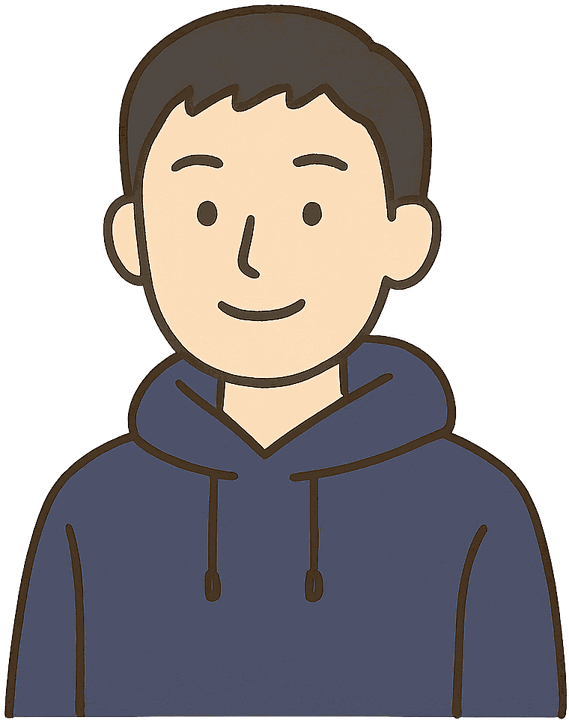
#> input picture sseol/assets/characters/민수/기본.png, 569 x 720 px; its folder holds only this picture in this run
$ python upscale.py 'assets/characters/민수/기본.png'
#> lines starting #> are read from the running program, lines starting #| are printed output that depends on the picture
#!/usr/bin/env python3
"""저화질 짤·사진 2배 업스케일 (쇼츠에 넣기 전 전처리)

사용법:
    python3 sseol/upscale.py                 # assets/memes 와 photos 의 작은 그림을 미리 전부 처리
    python3 sseol/upscale.py <파일> [<파일>…]  # 특정 그림만 (결과 경로를 보여줌)
    python3 sseol/upscale.py --check         # 크기만 보고 무엇이 업스케일될지 알려줌

make_short.py 가 밈·사진을 쓸 때 자동으로 부른다 (prepare). 따로 실행하지 않아도 된다.

처리 순서 (작은 변이 MIN_SIDE 보다 작을 때만, 큰 그림은 그대로)
  1. JPG 깍두기(압축 노이즈)를 살짝 지운다 — 키우면 노이즈도 같이 커지기 때문
  2. FSRCNN 슈퍼레졸루션으로 2배 (선과 글자 가장자리를 계단 없이). 모델 파일은 assets/models (39KB, 저장소에 들어 있음)
     OpenCV 가 없으면 Lanczos 2배로 대신한다
  3. 가장자리만 살짝 선명하게 (언샤프 마스크)
  4. 2배로도 MIN_SIDE 에 못 미치면 한 번 더 2배 (최대 4배)
  PNG 투명 부분은 따로 키워서 다시 붙인다. 움짤(GIF)은 첫 장만 쓴다.

결과는 sseol/assets/.upscaled/ 에 저장해 두고 다시 쓴다 (원본은 건드리지 않음, 원본이 바뀌면 새로 만듦).
"""
import hashlib
import os
import sys

import numpy as np
from PIL import Image, ImageFilter

ROOT = os.path.dirname(os.path.abspath(__file__))
CACHE = os.path.join(ROOT, "assets", ".upscaled")
MODEL = os.path.join(ROOT, "assets", "models", "FSRCNN_x2.pb")
MIN_SIDE = 800          # 작은 변이 이보다 작으면 2배씩 키움 (쇼츠 그림 영역 1080x960 에서 늘어나 깨지지 않게)
MAX_PASSES = 2          # 2배씩 최대 두 번 (= 4배)
FOLDERS = ("assets/memes", "photos")
EXTS = (".png", ".jpg", ".jpeg", ".webp", ".gif")

_sr = None              # 슈퍼레졸루션 모델 (처음 한 번만 읽음). False = 쓸 수 없음


def _ensure_cv2():
    """클라우드 세션은 매번 새로 시작하니, OpenCV(슈퍼레졸루션 포함)가 없으면 한 번 설치해 본다"""
    try:
        import cv2  # noqa: F401
        return
    except ImportError:
        pass
    import subprocess
    print("▶ 업스케일용 OpenCV 설치 중… (세션마다 처음 한 번, 약 30초)", flush=True)
    try:
        subprocess.run([sys.executable, "-m", "pip", "install", "-q", "--break-system-packages",
                        "opencv-contrib-python-headless"], check=False, timeout=300, capture_output=True)
    except Exception:
        pass


def _model():
    global _sr
    if _sr is None:
        _sr = False
        _ensure_cv2()
        try:
            import cv2
            if os.path.exists(MODEL) and hasattr(cv2, "dnn_superres"):
                sr = cv2.dnn_superres.DnnSuperResImpl_create()
                sr.readModel(MODEL)
                sr.setModel("fsrcnn", 2)
                _sr = sr
        except Exception:
            _sr = False
        if _sr is False:
            print("▶ (업스케일: OpenCV 슈퍼레졸루션이 없어 Lanczos 로 키웁니다. "
                  "더 선명하게: pip install --break-system-packages opencv-contrib-python-headless)", flush=True)
    return _sr


def _denoise(rgb):
    """JPG 압축 노이즈만 살짝 (선은 살림)"""
    try:
        import cv2
        return cv2.fastNlMeansDenoisingColored(rgb, None, 3, 3, 5, 15)
    except Exception:
        return np.asarray(Image.fromarray(rgb).filter(ImageFilter.SMOOTH))


def _x2(rgb):
    """RGB 배열 2배"""
    sr = _model()
    if sr:
        import cv2
        return cv2.cvtColor(sr.upsample(cv2.cvtColor(rgb, cv2.COLOR_RGB2BGR)), cv2.COLOR_BGR2RGB)
    im = Image.fromarray(rgb)
    return np.asarray(im.resize((im.width * 2, im.height * 2), Image.LANCZOS))


def upscale_image(img, min_side=MIN_SIDE):
    """PIL 그림 → (키운 그림, 배율). 이미 충분히 크면 그대로 (배율 1)."""
    img.seek(0) if hasattr(img, "seek") else None
    has_alpha = img.mode in ("RGBA", "LA") or (img.mode == "P" and "transparency" in img.info)
    im = img.convert("RGBA" if has_alpha else "RGB")
    scale, passes = 1, 0
    if min(im.size) >= min_side:
        return im, 1
    _model()                                       # OpenCV 준비 (노이즈 지우기에도 씀)
    rgb = np.asarray(im.convert("RGB"))
    if (img.format or "").upper() in ("JPEG", "WEBP") or not has_alpha:
        rgb = _denoise(np.ascontiguousarray(rgb))
    while min(rgb.shape[:2]) < min_side and passes < MAX_PASSES:
        rgb = _x2(np.ascontiguousarray(rgb))
        scale, passes = scale * 2, passes + 1
    out = Image.fromarray(rgb).filter(ImageFilter.UnsharpMask(radius=1.6, percent=70, threshold=2))
    if has_alpha:
        a = im.getchannel("A").resize(out.size, Image.LANCZOS)
        out = out.convert("RGBA")
        out.putalpha(a)
    return out, scale


def prepare(path, min_side=MIN_SIDE, quiet=False):
    """작은 그림이면 업스케일한 파일 경로를, 아니면 원래 경로를 돌려준다 (결과는 저장해 두고 다시 씀)."""
    try:
        with Image.open(path) as im:
            if min(im.size) >= min_side:
                return path
            size = im.size
    except Exception:
        return path
    with open(path, "rb") as f:
        key = hashlib.sha1(f.read() + f"{min_side}|{os.path.exists(MODEL)}".encode()).hexdigest()[:12]
    os.makedirs(CACHE, exist_ok=True)
    out = os.path.join(CACHE, f"{os.path.splitext(os.path.basename(path))[0]}_{key}.png")
    if not os.path.exists(out):
        with Image.open(path) as im:
            big, s = upscale_image(im, min_side)
        big.save(out)
        if not quiet:
            print(f"▶ 업스케일 {os.path.basename(path)}: {size[0]}x{size[1]} → {big.width}x{big.height} ({s}배)",
                  flush=True)
    return out


def _files(args):
    if args:
        return args
    out = []
    for d in FOLDERS:
        p = os.path.join(ROOT, d)
        if os.path.isdir(p):
            out += [os.path.join(p, f) for f in sorted(os.listdir(p)) if f.lower().endswith(EXTS)]
    return out


def main():
    args = [a for a in sys.argv[1:] if not a.startswith("--")]
    check = "--check" in sys.argv
    files = _files(args)
    if not files:
        print("처리할 그림이 없습니다 (sseol/assets/memes, sseol/photos)")
        return
    for f in files:
        with Image.open(f) as im:
#> im is the input picture: PIL image 569x720 P; mean R, G, B, A 76.7, 71.8, 72.8, 165
            w, h = im.size
#> w = 569; h = 720
        if min(w, h) >= MIN_SIDE:
            print(f"  그대로   {w}x{h}  {os.path.relpath(f, ROOT)}")
        elif check:
            print(f"  키울 것  {w}x{h}  {os.path.relpath(f, ROOT)}")
        else:
            out = prepare(f, quiet=True)
#> in upscale_image, `has_alpha = img.mode in ("RGBA", "LA") or (img.mode == "P" and "transp..`: has_alpha = True
#> in upscale_image, `rgb = np.asarray(im.convert("RGB"))`:
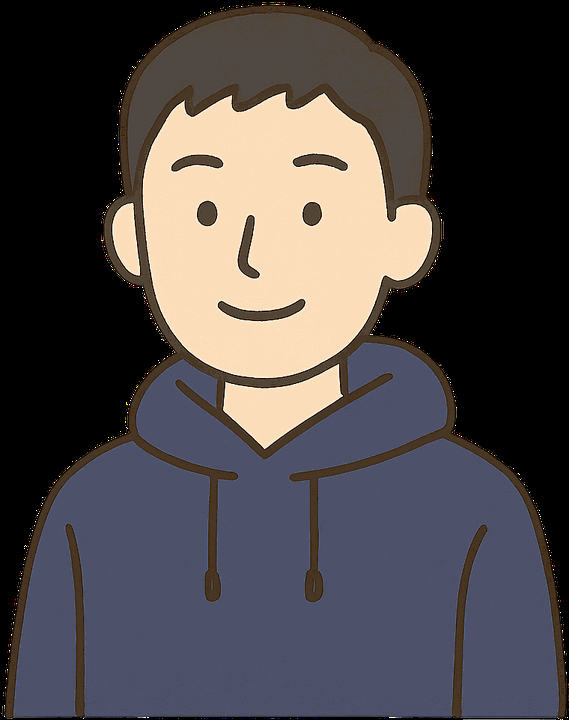
#> rgb: shape (720, 569, 3); mean R, G, B 76.7, 71.8, 72.8
#> in upscale_image, `a = im.getchannel("A").resize(out.size, Image.LANCZOS)`:
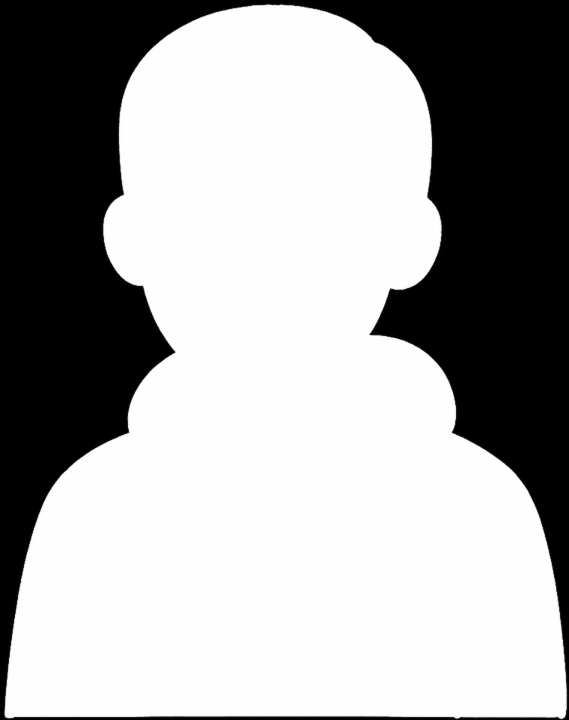
#> a: PIL image 1138x1440 L (shown at 1/2 size); min 0, max 255, mean 165
#> in prepare, `big, s = upscale_image(im, min_side)`: s = 2
            with Image.open(out) as im:
                print(f"  키움     {w}x{h} → {im.width}x{im.height}  {os.path.relpath(f, ROOT)}")
#|   키움     569x720 → 1138x1440  assets/characters/민수/기본.png


if __name__ == "__main__":
    main()

$ run again, on sseol/assets/characters/지은/놀람.png
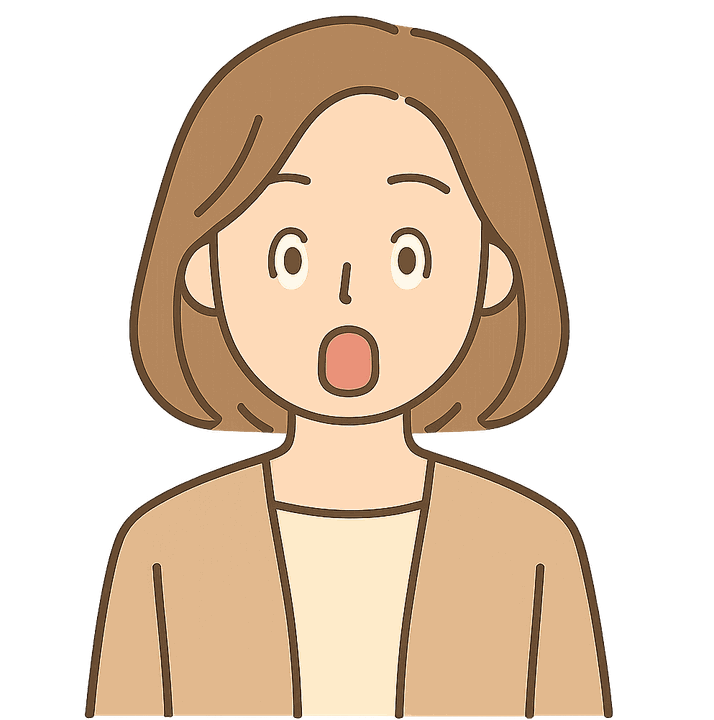
#> input picture sseol/assets/characters/지은/놀람.png, 714 x 720 px
#> in main, im is the input picture: PIL image 714x720 P; mean R, G, B, A 110.1, 90.5, 71.1, 135
#> has_alpha = True
#> in upscale_image, `rgb = np.asarray(im.convert("RGB"))`:
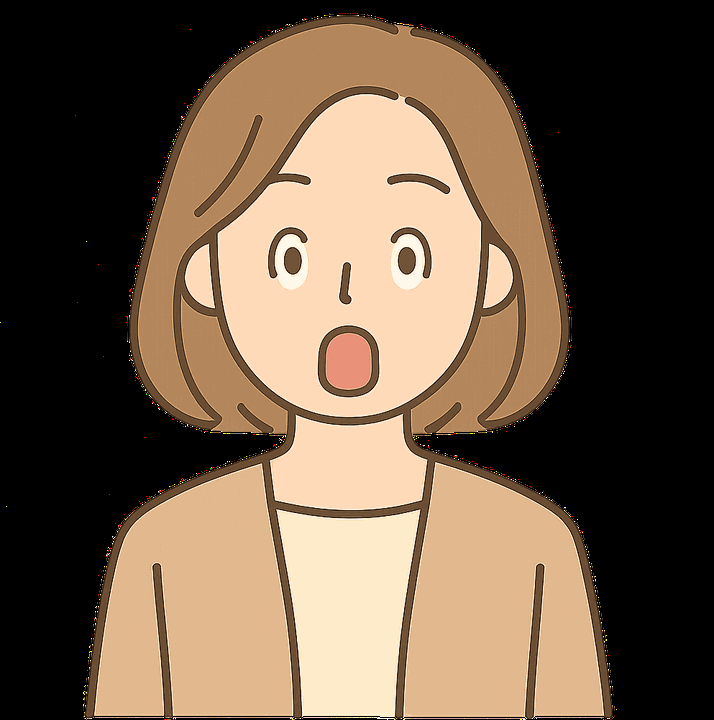
#> rgb: shape (720, 714, 3); mean R, G, B 110.1, 90.5, 71.1
#> in upscale_image, `a = im.getchannel("A").resize(out.size, Image.LANCZOS)`:
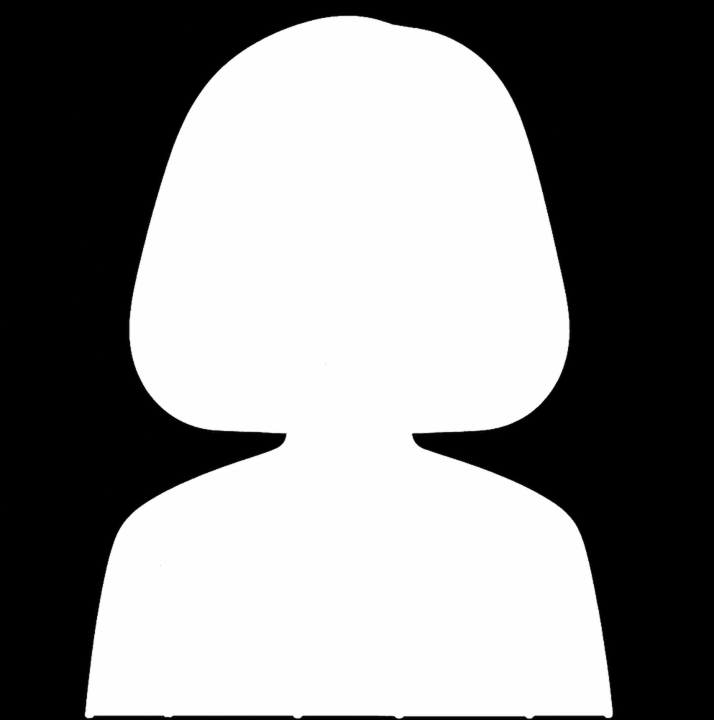
#> a: PIL image 1428x1440 L (shown at 1/2 size); min 0, max 255, mean 135
#> s = 2
#|   키움     714x720 → 1428x1440  assets/characters/지은/놀람.png

$ run again, on sseol/assets/characters/켄/고민.png
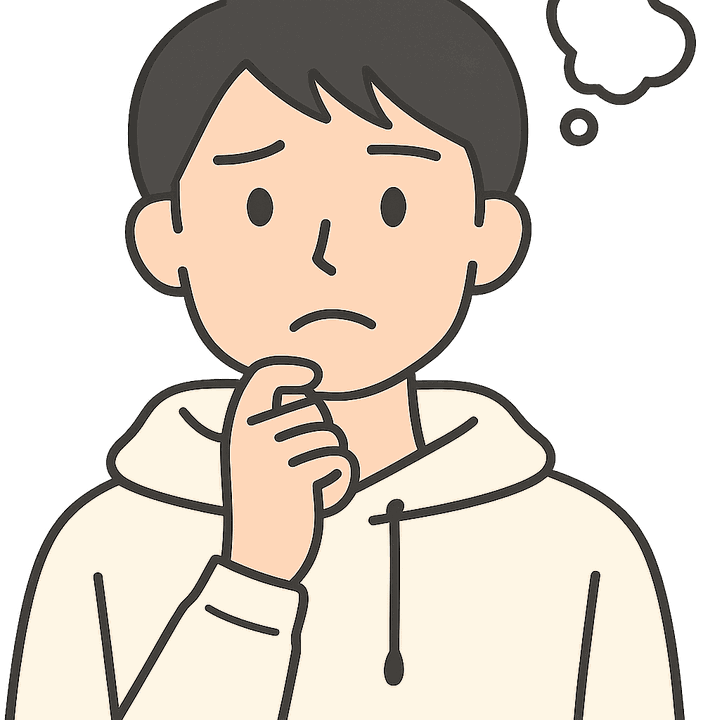
#> input picture sseol/assets/characters/켄/고민.png, 703 x 720 px
#> in main, im is the input picture: PIL image 703x720 P; mean R, G, B, A 129.1, 119.5, 108.8, 163.6
#> has_alpha = True
#> in upscale_image, `rgb = np.asarray(im.convert("RGB"))`:
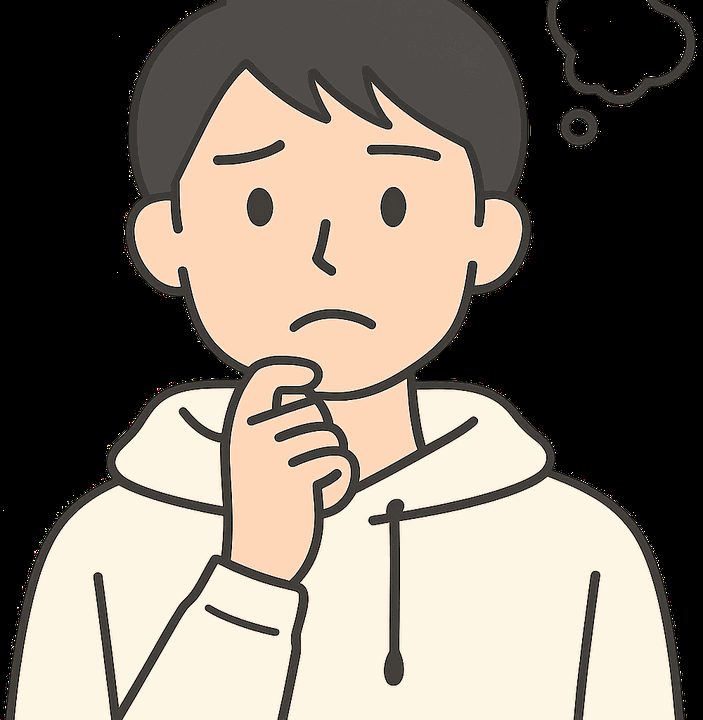
#> rgb: shape (720, 703, 3); mean R, G, B 129.1, 119.5, 108.8
#> in upscale_image, `a = im.getchannel("A").resize(out.size, Image.LANCZOS)`:
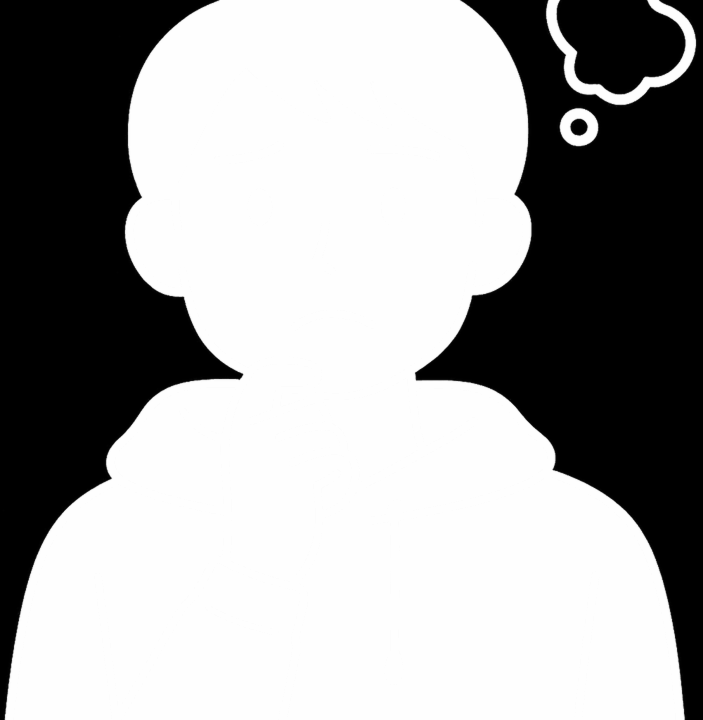
#> a: PIL image 1406x1440 L (shown at 1/2 size); min 0, max 255, mean 163.6
#> s = 2
#|   키움     703x720 → 1406x1440  assets/characters/켄/고민.png

$ run again, on sseol/assets/characters/민수/놀람.png
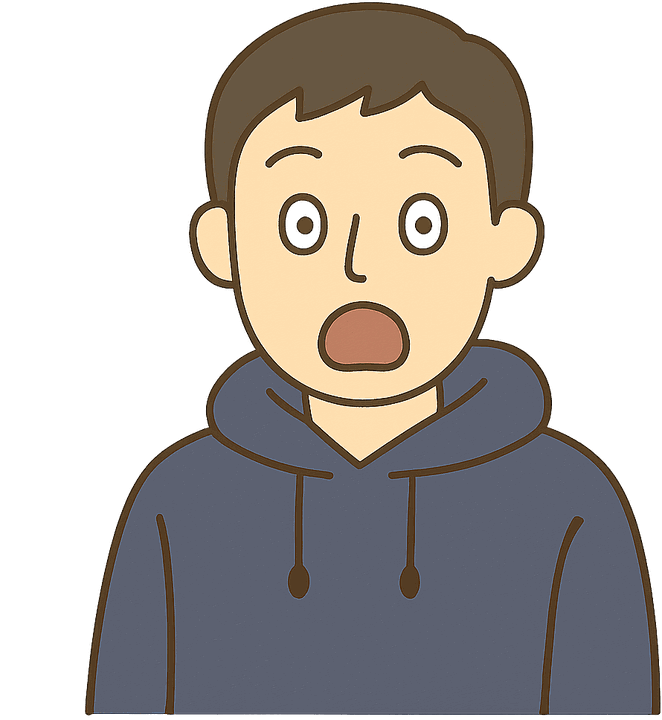
#> input picture sseol/assets/characters/민수/놀람.png, 662 x 720 px
#> in main, im is the input picture: PIL image 662x720 P; mean R, G, B, A 75.1, 69.5, 65, 146.3
#> has_alpha = True
#> in upscale_image, `rgb = np.asarray(im.convert("RGB"))`:
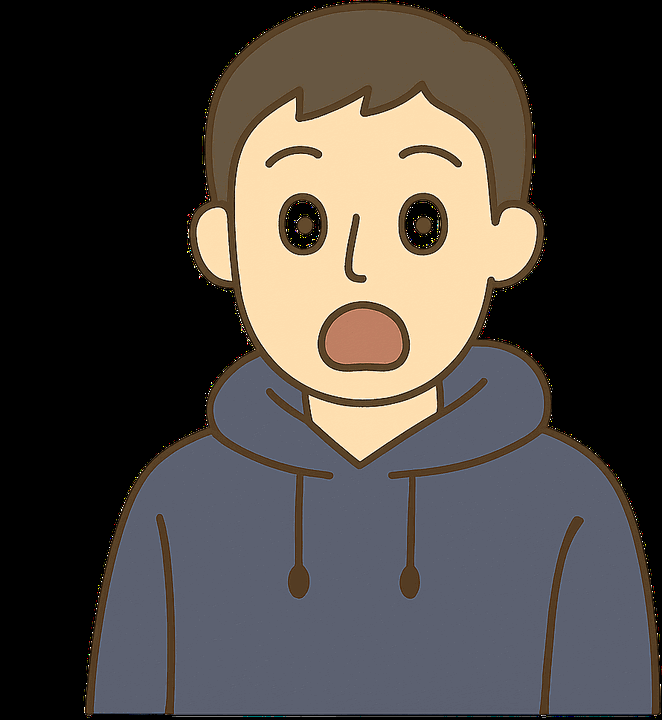
#> rgb: shape (720, 662, 3); mean R, G, B 75.1, 69.5, 65
#> in upscale_image, `a = im.getchannel("A").resize(out.size, Image.LANCZOS)`:
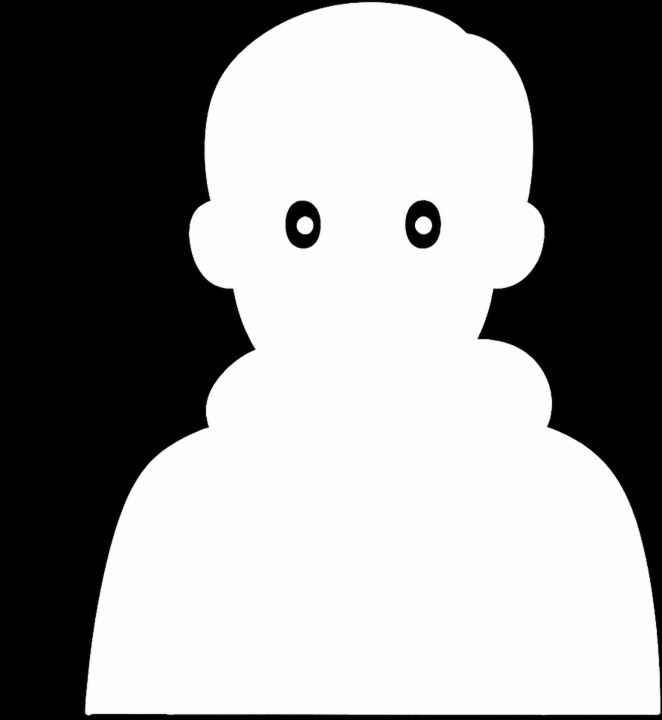
#> a: PIL image 1324x1440 L (shown at 1/2 size); min 0, max 255, mean 146.3
#> s = 2
#|   키움     662x720 → 1324x1440  assets/characters/민수/놀람.png
